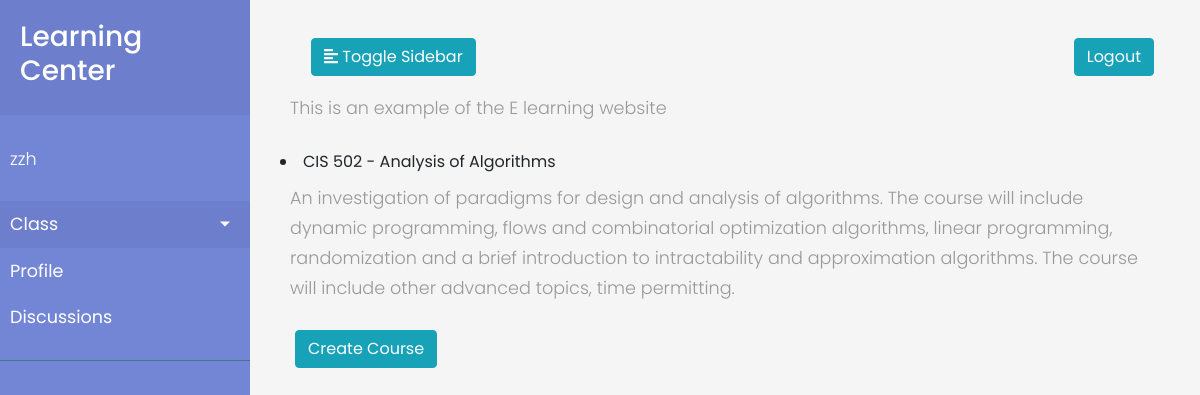
The page / (signed in) on the database as committed earlier.
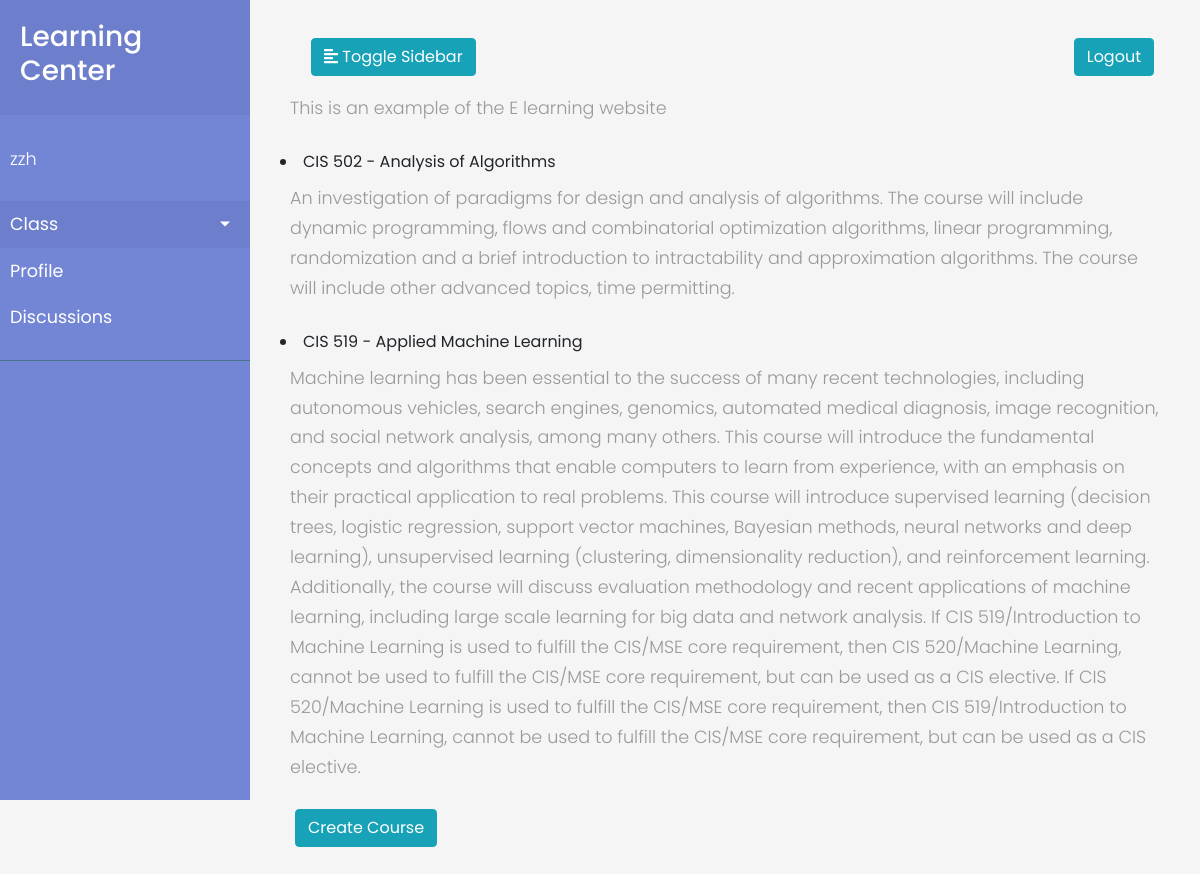
The same page on the database as committed later.
### accounts/models.py (models this page shows)
class User(AbstractUser):
	is_student = models.BooleanField(default=False)
	is_teacher = models.BooleanField(default=False)
	is_teaching_assistant = models.BooleanField(default=False)
	is_supervisor = models.BooleanField(default=False)

### courses/models.py (models this page shows, shortened)
class Course(models.Model):
    name = models.CharField(max_length=100)
    slug = models.SlugField()
    body = models.TextField()
    pub_date = models.DateTimeField(auto_now_add=True)
    id = models.AutoField(primary_key=True)
    author = models.ForeignKey(User, on_delete=models.CASCADE, default=None)
    class Meta:
        app_label = 'courses'

### courses/views.py (the view)
# urls.py: path('',courses_views.course_list),
@login_required(login_url="/accounts/login/")
def course_list(request):
	courses = Course.objects.all().order_by('name')
	print('sth')
	return render(request,'courses/course_list.html',{'courses':courses})

### courses/context_processors.py (called while the page is built)
def courses(request):
	return{
		'courses':Course.objects.all()
	}

### courses/templates/courses/course_list.html (shortened to what this page needs)
{% extends 'base_layout.html' %}
{% block content %}
<div class="wrapper">
  <nav id="sidebar">
    <div class="sidebar-header">
      <h3><a href="{% url 'courses:index' %}"> Learning Center</a></h3>
    </div>
    <ul class="list-unstyled components">
      <p>{{ user.username }}</p>
      <li class="active">
        <a href="#homeSubmenu" data-toggle="collapse" aria-expanded="false" class="dropdown-toggle">Class</a>
      </li>
      <li><a href="#">Profile</a></li>
      <li><a href="#">Discussions</a></li>
    </ul>
  </nav>
  <div id="content">
    <nav class="navbar navbar-expand-lg navbar-light">
      <div class="container-fluid">
        <button type="button" id="sidebarCollapse" class="btn btn-info">
          <i class="fas fa-align-left"></i>
          <span>Toggle Sidebar</span>
        </button>
      </div>
      <div>
        <form class="logout-link" action="{% url 'accounts:logout' %}" method="post">
          <button type="submit" class="btn btn-info">Logout</button>
        </form>
      </div>
    </nav>
    <p align="justify"> This is an example of the E learning website</p>
    <div class = "courses">
    {% for course in courses %}
      <li>
        <a href="{% url 'courses:detail' id=course.id %}">{{course.name}}</a>
        <p> {{course.body}}</p>
      </li>
    {% endfor %}
    </div>
    <nav>
      <div class="container-fluid">
        <form action="{% url 'courses:create' %}">
          <button type="submit" class="btn btn-info">Create Course</button>
        </form>
      </div>
    </nav>
  </div>
</div>
{% endblock %}

### templates/base_layout.html (shortened to what this page needs)
{% load static from staticfiles %}
<!doctype html>
<html lang="en">
  <head>
    <link rel="stylesheet" href="https://cdnjs.cloudflare.com/ajax/libs/malihu-custom-scrollbar-plugin/3.1.5/jquery.mCustomScrollbar.min.css">
    <link rel="stylesheet" href="https://stackpath.bootstrapcdn.com/bootstrap/4.1.3/css/bootstrap.min.css">
    <link rel="stylesheet" type="text/css" href="{% static 'css/styles.css' %}" />
  </head>
  <body>
    <div class="wrapper">
      <nav id="sidebar">
        <div class="sidebar-header">
          <h3><a href="{% url 'courses:index' %}"> Learning Center</a></h3>
        </div>
        <ul class="list-unstyled components">
          <p>{{ user.username }}{{user_type}}</p>
          <li class="active">
            <a href="#homeSubmenu" data-toggle="collapse" aria-expanded="false" class="dropdown-toggle">Class</a>
          </li>
          <li><a href="#">Profile</a></li>
          <li><a href="#">Discussions</a></li>
        </ul>
      </nav>
      {% block content %}
      {% endblock %}
      </div>
  </body>
</html>

### assets/css/styles.css (style rules this page uses)
body { font-family: 'Poppins', sans-serif; background-color: #f5f5f5; }
p { font-family: 'Poppins', sans-serif; font-size: 1.1em; font-weight: 300; line-height: 1.7em; color: #999; padding: 10px; }
a, a:hover, a:focus { color: inherit; text-decoration: none; transition: all 0.3s; }
.wrapper { display: flex; width: 100%; }
#sidebar { background: #7386D5; color: #fff; transition: all 0.3s; min-width: 250px; max-width: 250px; height: 100vh; z-index: 999; top: 0; left: 0; position: fixed; }
#sidebar .sidebar-header { padding: 20px; background: #6d7fcc; }
#sidebar ul p { color: #fff; padding: 10px; }
#sidebar ul.components { padding: 20px 0; border-bottom: 1px solid #47748b; }
#sidebar ul li a { padding: 10px; font-size: 1.1em; display: block; color: #fff; }
#sidebar ul li.active > a, a[aria-expanded="true"] { color: #fff; background: #6d7fcc; }
a[data-toggle="collapse"] { position: relative; }
.dropdown-toggle::after { display: black; position: absolute; top: 50%; right: 20px; transform: translateY(-50%); }
#content { width: calc(100% - 250px); top: 0; right: 0; position: absolute; transition: all 0.3s; min-height: 100vh; padding: 30px; }

Rows that differ between the two databases and show on the page:
added Course: name "CIS 519 - Applied Machine Learning", body "Machine learning has been essential to the success of many recent technologies, including autonomous vehicles, search engines, genomics, automated medical diagnosis, image recognition, and social network analysis, among many others. This course will introduce the fundamental concepts and algorithms that enable computers to learn from experience, with an emphasis on their practical application to real problems. This course will introduce supervised learning (decision trees, logistic regression, support vector machines, Bayesian methods, neural networks and deep learning), unsupervised learning (clustering, dimensionality reduction), and reinforcement learning. Additionally, the course will…"
